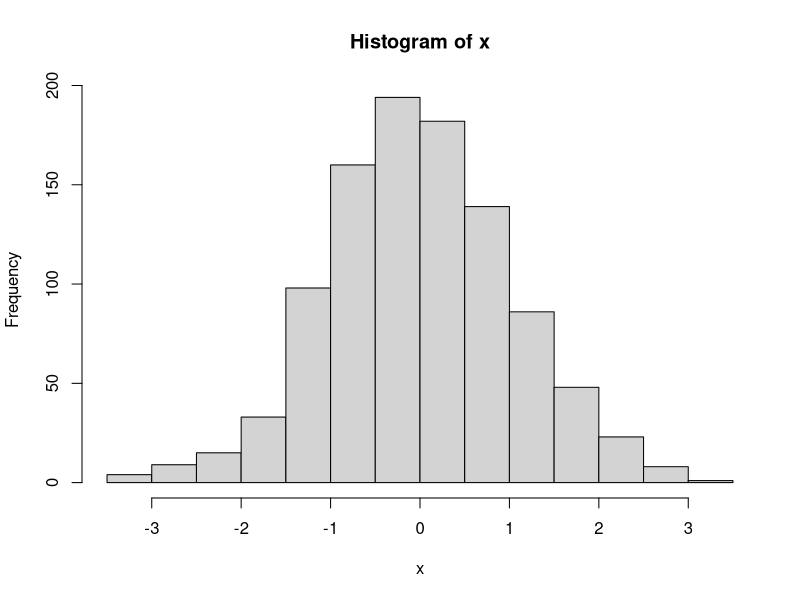

This chart was generated by the following R code:
## ---- chunk 1
knitr::opts_chunk$set(echo = TRUE, fig.width = 5, fig.height = 4, fig.align = "center")
set.seed(4250)
## ---- chunk 2
x <- rnorm(1000)
hist(x)
